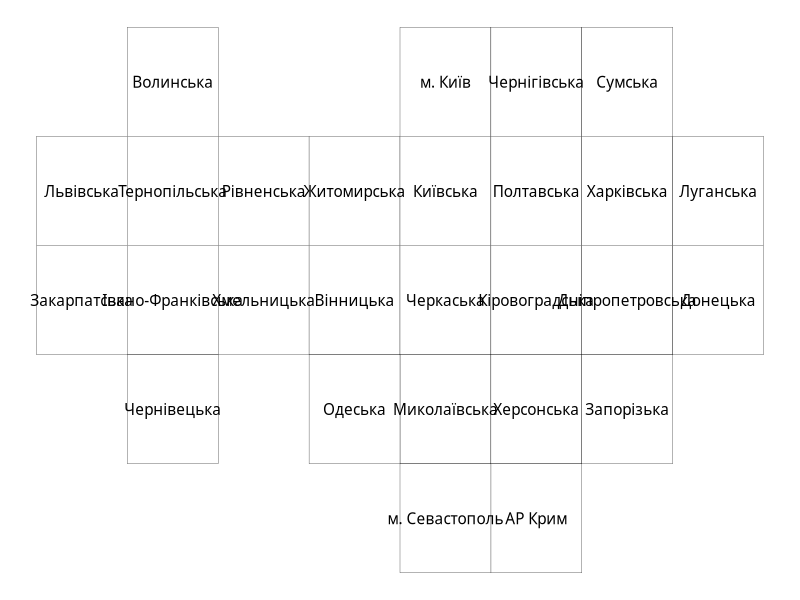

Recreate this plot in R.
library(ggplot2)


ukraine <- data.frame(
  
  row = c(1, 1, 1, 1, 2, 2, 2, 2, 2, 2, 2, 2, 3, 3, 3, 3, 3, 3, 3, 3, 4, 4, 4, 4, 4, 5, 5),
  
  col = c(2, 5, 6, 7, 1, 2, 3, 4, 5, 6, 7, 8, 1, 2, 3, 4, 5, 6, 7, 8, 2, 5, 6, 7, 4, 6, 5),
  
  code = c(1:27),
  
  name = as.character(c("Волинська", "м. Київ", "Чернігівська", "Сумська", "Львівська", "Тернопільська", "Рівненська", "Житомирська", "Київська", "Полтавська", "Харківська", "Луганська", "Закарпатська", "Івано-Франківська", "Хмельницька", "Вінницька", "Черкаська", "Кіровоградська", "Дніпропетровська", "Донецька", "Чернівецька", "Миколаївська", "Херсонська", "Запорізька", "Одеська", "АР Крим", "м. Севастополь")),
  
  stringsAsFactors = F
  
)

png(filename = 'tilegrid.png', width = 1200, height = 1000)

ggplot(ukraine)+
  geom_tile(aes(x = col, y = row), fill = 'white', color = 'black')+
  geom_text(aes(x = col, y = row, label = name, family = 'Ubuntu Condensed'), color = 'black')+
  scale_y_reverse()+
  theme_void()

dev.off()